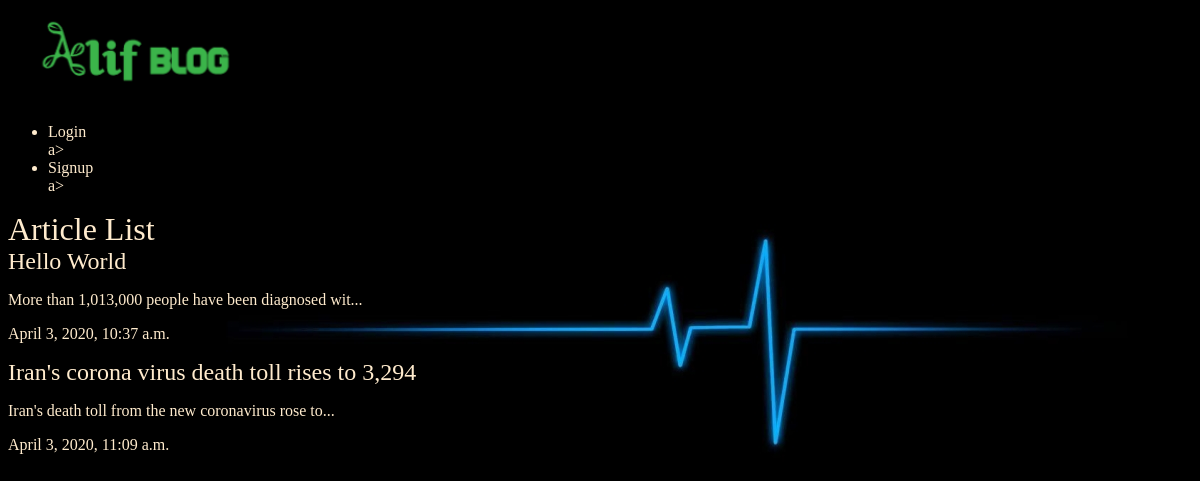
/articles/, run on an earlier commit of the app's database.
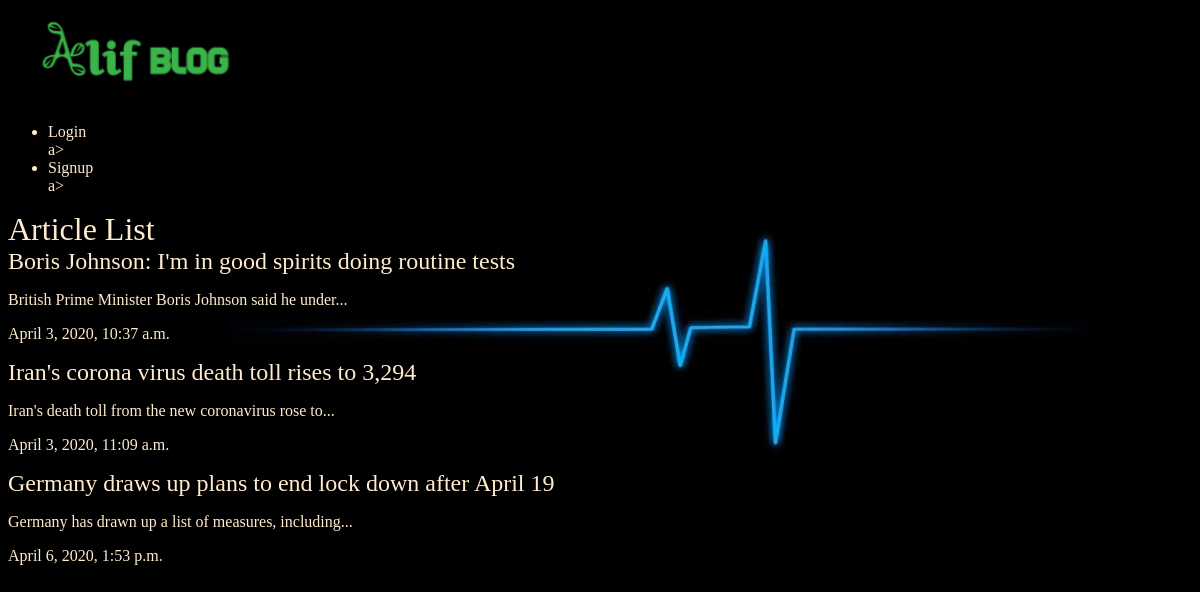
And on a later commit of the database.
### articles/models.py (models this page shows, shortened)
class Article(models.Model):
    title = models.CharField(max_length=100)
    slug = models.SlugField()
    body = models.TextField()
    date = models.DateTimeField(auto_now_add=True)
    thumb = models.ImageField(default='default.png', blank=True)
    def snippet(self):
        return self.body[:50] + '...'

### articles/views.py (the view)
def article_list(request):
    articles = Article.objects.all().order_by('date')
    return render(request,'articles/article_list.html', {'articles': articles})

### articles/templates/articles/article_list.html
{% extends 'base_layout.html' %}
{% block content %}
    <h1>Article List</h1>
    <div class="articles">
        {% for article in articles %}
        <div class="article">
           <h2><a href="{% url 'articles:detail' slug=article.slug %}">{{ article.title}}</a></h2>
           <p>{{ article.snippet }}</p>
           <p>{{ article.date }}</p>
         </div>
       {% endfor %}
     </div>
{% endblock %}

### templates/base_layout.html (shortened to what this page needs)
{% load static %}
<!DOCTYPE html>
<html lang="en">
<head>
    <link rel="stylesheet" href="{% static 'styles.css' %}">
</head>
<body>
    <div class="wrapper">
        <h1><a href="{% url 'Home' %}"><img src="{% static 'a.PNG' %}"/></a></h1>
        <nav>
            <ul>
                {% if user.is_authenticated %}
                <li>
                    <form class="logout-link" action="/accounts/login/" method="post">
                        {% csrf_token %}
                        <button type="Submit">Logout</button>
                    </form>
                </li>
                <li><a href="{% url 'articles:create'%}">New Article</a></li>
                {% else %}
                <li><a href="{% url 'accounts:login'%}">Login</li>a></li>
                <li><a href="{% url 'accounts:signup'%}">Signup</li>a></li>
                {% endif %}
            </ul>
        </nav>
        {% block content %}
        {% endblock %}
    </div>
</body>
</html>

### assets/styles.css (style rules this page uses)
body { background-color: #0f121f; background-image: url(/static/beat.jpg); background-repeat-y: no-repeat; color:blanchedalmond; }
h1, h2, h3, h4, h5 { font-weight: normal; margin: 0; }
a,a:hover, a:visited { color:blanchedalmond; text-decoration: none; }

What changed in the data, as far as the page shows it:
changed Article: title "Hello World" → "Boris Johnson: I'm in good spirits doing routine tests"; snippet "More than 1,013,000 people have been diagnosed wit..." → "British Prime Minister Boris Johnson said he under..."
added Article: title "Germany draws up plans to end lock down after April 19", snippet "Germany has drawn up a list of measures, including...", date "April 6, 2020, 1:53 p.m."
